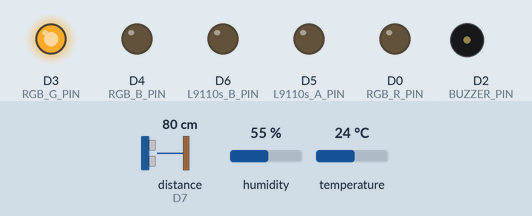
This sketch was run on a simulated ESP8266 (NodeMCU). Parts: output pins drawn as LEDs (lit = HIGH), buzzer (waves = sounding). Wiring (inferred from the names in the program): ultrasonic range finder: trigger D8; echo D7. The test bench sets the inputs (shaded band); at power-on: distance to the obstacle (sensor on D7) 80 cm, humidity 55 %, temperature 24 °C. The echo pulse lasts 58.3 µs per cm; pins used as bus, display or sensor lines are not drawn; what the sketch prints to the serial monitor is not drawn.

Above: at 1.8 s.
1.9 s: distance to the obstacle (sensor on D7) set to 54 cm
3.4 s: distance to the obstacle (sensor on D7) set to 45 cm
At 4.4 s:
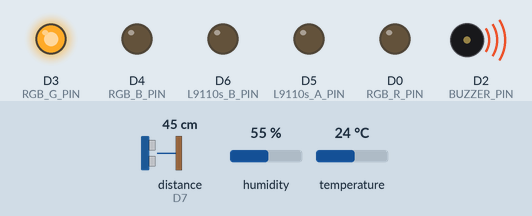
9.3 s: distance to the obstacle (sensor on D7) set to 60 cm
At 11.4 s:
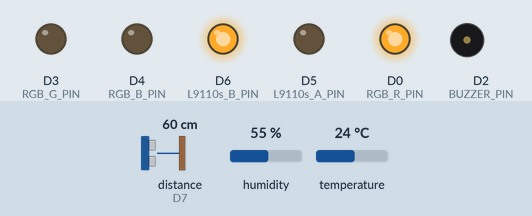
13.1 s: distance to the obstacle (sensor on D7) set to 2 cm
At 19.4 s:
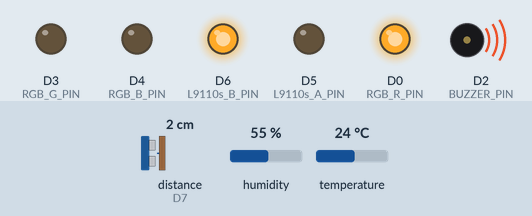
Timing chart, 0 to 20.1 s (numbered marks = the images above; inputs shaded):
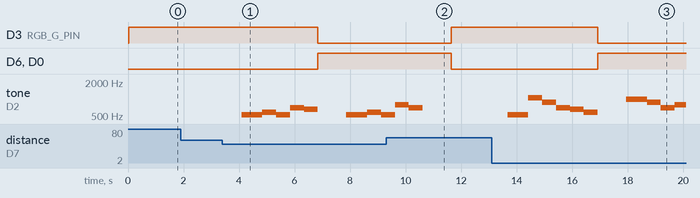

Measured:
- the behaviour switches between 51 and 50 cm on distance to the obstacle (sensor on D7) (found by bisection; images 0 and 1)
- after the input at 1.9 s, every drawn part: stays the same
- after the input at 3.4 s, D3 (RGB_G_PIN): HIGH → LOW after 3.4 s; D6 (L9110s_B_PIN), D0 (RGB_R_PIN): LOW → HIGH after 3.4 s; tone on D2 (BUZZER_PIN): plays 523 Hz for 0.75 s, 587 Hz for 0.50 s, 523 Hz for 0.50 s, 698 Hz for 0.50 s, 659 Hz for 0.50 s, 523 Hz for 0.75 s … (8 notes in this stretch), starting after 0.69 s
- after the input at 9.3 s, D3 (RGB_G_PIN): LOW → HIGH after 2.3 s; D6 (L9110s_B_PIN), D0 (RGB_R_PIN): HIGH → LOW after 2.3 s; tone on D2 (BUZZER_PIN): goes on until 10.6 s, then stays silent
- after the input at 13.1 s, D3 (RGB_G_PIN): HIGH → LOW after 3.8 s; D6 (L9110s_B_PIN), D0 (RGB_R_PIN): LOW → HIGH after 3.8 s; tone on D2 (BUZZER_PIN): plays 523 Hz for 0.75 s, 1046 Hz for 0.50 s, 880 Hz for 0.50 s, 698 Hz for 0.50 s, 659 Hz for 0.50 s, 587 Hz for 0.50 s … (10 notes in this stretch), starting after 0.57 s

The sketch:

7_ALL_bitrhday_song.ino
```cpp
#include <DHT.h>

// 定義腳位
#define DHT_PIN D1
#define DHT_TYPE DHT11
#define BUZZER_PIN D2
#define RGB_R_PIN D0
#define RGB_G_PIN D3
#define RGB_B_PIN D4
#define SONAR_TRIGGER_PIN D8
#define SONAR_ECHO_PIN D7
#define L9110s_A_PIN D5
#define L9110s_B_PIN D6

// 音符頻率
const int NOTE_DO = 523;
const int NOTE_RE = 587;
const int NOTE_MI = 659;
const int NOTE_FA = 698;
const int NOTE_SO = 784;
const int NOTE_LA = 880;
const int NOTE_SI = 988;
const int NOTE_HIGH_DO = 1046;
int birthcount=0;

DHT dht(DHT_PIN, DHT_TYPE);

void setup() {
  Serial.begin(9600);
  dht.begin();

  pinMode(BUZZER_PIN, OUTPUT);
  pinMode(RGB_R_PIN, OUTPUT);
  pinMode(RGB_G_PIN, OUTPUT);
  pinMode(RGB_B_PIN, OUTPUT);
  pinMode(SONAR_TRIGGER_PIN, OUTPUT);
  pinMode(SONAR_ECHO_PIN, INPUT);
  pinMode(L9110s_A_PIN, OUTPUT);
  pinMode(L9110s_B_PIN, OUTPUT);
}

// 發送超音波信號並返回距離
float 讀取距離() {
  digitalWrite(SONAR_TRIGGER_PIN, LOW);
  delayMicroseconds(2);
  digitalWrite(SONAR_TRIGGER_PIN, HIGH);
  delayMicroseconds(10);
  digitalWrite(SONAR_TRIGGER_PIN, LOW);

  float duration = pulseIn(SONAR_ECHO_PIN, HIGH);
  float distance = duration * 0.034 / 2; // 聲速在空氣中大約是每秒344米，因此1微秒對應0.034公分

  return distance;
}

// 讀取濕度的函式
float 讀取濕度() {
  float humidity = dht.readHumidity();
  return humidity;
}

void 設定RGB顏色(int 紅色, int 綠色, int 藍色) {
  analogWrite(RGB_R_PIN, 紅色);
  analogWrite(RGB_G_PIN, 綠色);
  analogWrite(RGB_B_PIN, 藍色);
}
void birth1(){
      tone(BUZZER_PIN, NOTE_DO, 500);
    delay(250);
    noTone(BUZZER_PIN);
    tone(BUZZER_PIN, NOTE_DO, 500);
    delay(500);
    tone(BUZZER_PIN, NOTE_RE, 500);
    delay(500);
    tone(BUZZER_PIN, NOTE_DO, 500);
    delay(500);
    tone(BUZZER_PIN, NOTE_FA, 500);
    delay(500);
    tone(BUZZER_PIN, NOTE_MI, 500);
    delay(500);
}
void birth2(){
      tone(BUZZER_PIN, NOTE_DO, 500);
    delay(250);
    noTone(BUZZER_PIN);
    tone(BUZZER_PIN, NOTE_DO, 500);
    delay(500);
    tone(BUZZER_PIN, NOTE_RE, 500);
    delay(500);
    tone(BUZZER_PIN, NOTE_DO, 500);
    delay(500);
    tone(BUZZER_PIN, NOTE_SO, 500);
    delay(500);
    tone(BUZZER_PIN, NOTE_FA, 500);
    delay(500);
}
void birth3(){
    tone(BUZZER_PIN, NOTE_DO, 500);
    delay(250);
    noTone(BUZZER_PIN);
    tone(BUZZER_PIN, NOTE_DO, 500);
    delay(500);
    tone(BUZZER_PIN, NOTE_HIGH_DO, 500);
    delay(500);
    tone(BUZZER_PIN, NOTE_LA, 500);
    delay(500);
    tone(BUZZER_PIN, NOTE_FA, 500);
    delay(500);
    tone(BUZZER_PIN, NOTE_MI, 500);
    delay(500);
    tone(BUZZER_PIN, NOTE_RE, 500);
    delay(500);
}
void birth4(){
    tone(BUZZER_PIN, NOTE_SI, 500);
    delay(250);
    noTone(BUZZER_PIN);
    tone(BUZZER_PIN, NOTE_SI, 500);
    delay(500);
    tone(BUZZER_PIN, NOTE_LA, 500);
    delay(500);
    tone(BUZZER_PIN, NOTE_FA, 500);
    delay(500);
    tone(BUZZER_PIN, NOTE_SO, 500);
    delay(500);
    tone(BUZZER_PIN, NOTE_FA, 500);
    delay(500);
}

void loop() {
  float 濕度 = 讀取濕度();
  float 距離 = 讀取距離();

  Serial.print("濕度: ");
  Serial.print(濕度);
  Serial.print("%  距離: ");
  Serial.print(距離);
  Serial.println(" 公分");

  // 如果濕度高於85%或超音波距離小於20公分
  if (濕度 > 85 || 距離 < 50) {

    // 蜂鳴器發出DO RE MI

  switch(birthcount){
    case   0:
          birth1() ;
          birthcount++;
          break;
    case   1:
          birth2() ;
          birthcount++;
          break;
    case   2:
          birth3() ;
          birthcount++;
          break;
    default   :

          birth4() ;
          birthcount=0;
          break;

   }


    // tone(BUZZER_PIN, 523, 500);
    // delay(500);
    // tone(BUZZER_PIN, 587, 500);
    // delay(500);
    // tone(BUZZER_PIN, 659, 500);
    // delay(500);
    noTone(BUZZER_PIN);

    // RGB LED亮紅燈
    設定RGB顏色(255, 0, 0);

    // 馬達全速轉動
    // analogWrite(L9110s_A_PIN, 255);
    // analogWrite(L9110s_B_PIN, 0);
    analogWrite(L9110s_A_PIN, 0);
    analogWrite(L9110s_B_PIN, 255);
  } else {
    // 亮綠燈
    設定RGB顏色(0, 255, 0);

    // 停止蜂鳴器和馬達
    noTone(BUZZER_PIN);
    analogWrite(L9110s_A_PIN, 0);
    analogWrite(L9110s_B_PIN, 0);
  }

  delay(1000); // 每秒檢測一次
}
```
